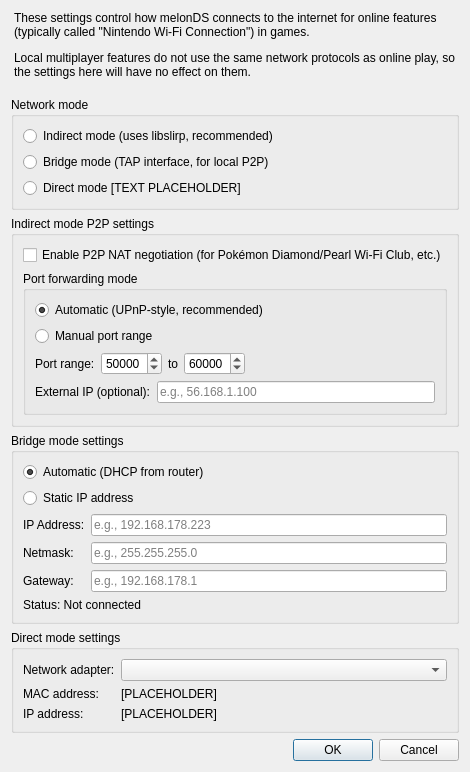
<?xml version="1.0" encoding="UTF-8"?>
<ui version="4.0">
 <class>WifiSettingsDialog</class>
 <widget class="QDialog" name="WifiSettingsDialog">
  <property name="geometry">
   <rect>
    <x>0</x>
    <y>0</y>
    <width>570</width>
    <height>341</height>
   </rect>
  </property>
  <property name="sizePolicy">
   <sizepolicy hsizetype="Fixed" vsizetype="Fixed">
    <horstretch>0</horstretch>
    <verstretch>0</verstretch>
   </sizepolicy>
  </property>
  <property name="windowTitle">
   <string>Wifi settings - melonDS</string>
  </property>
  <layout class="QVBoxLayout" name="verticalLayout">
   <property name="sizeConstraint">
    <enum>QLayout::SetFixedSize</enum>
   </property>
   <item>
    <widget class="QLabel" name="label_4">
     <property name="styleSheet">
      <string notr="true">QLabel {
    margin-bottom: 12px;
}</string>
     </property>
     <property name="text">
      <string>&lt;html&gt;&lt;head/&gt;&lt;body&gt;&lt;p&gt;These settings control how melonDS connects to the internet for online features (typically called &amp;quot;Nintendo Wi-Fi Connection&amp;quot;) in games. &lt;/p&gt;&lt;p&gt;Local multiplayer features do not use the same network protocols as online play, so the settings here will have no effect on them.&lt;/p&gt;&lt;/body&gt;&lt;/html&gt;</string>
     </property>
     <property name="wordWrap">
      <bool>true</bool>
     </property>
     <property name="margin">
      <number>0</number>
     </property>
    </widget>
   </item>
   <item>
    <widget class="QGroupBox" name="groupBox">
     <property name="title">
      <string>Network mode</string>
     </property>
     <layout class="QGridLayout" name="gridLayout">
      <item row="1" column="0">
       <widget class="QRadioButton" name="rbIndirectMode">
        <property name="whatsThis">
         <string>&lt;html&gt;&lt;head/&gt;&lt;body&gt;&lt;p&gt;Indirect mode uses libslirp. It requires no extra setup and is easy to use.&lt;/p&gt;&lt;/body&gt;&lt;/html&gt;</string>
        </property>
        <property name="text">
         <string>Indirect mode (uses libslirp, recommended)</string>
        </property>
       </widget>
      </item>
      <item row="2" column="0">
       <widget class="QRadioButton" name="rbBridgeMode">
        <property name="whatsThis">
         <string>&lt;html&gt;&lt;head/&gt;&lt;body&gt;&lt;p&gt;Bridge mode creates a virtual TAP interface that connects directly to your network. melonDS will appear as a separate device on your LAN with its own IP address (e.g., 192.168.178.223). This allows multiple melonDS instances or other devices to connect via P2P.&lt;/p&gt;&lt;p&gt;&lt;br/&gt;&lt;/p&gt;&lt;p&gt;Requires: Wintun driver on Windows or /dev/net/tun access on Linux.&lt;/p&gt;&lt;/body&gt;&lt;/html&gt;</string>
        </property>
        <property name="text">
         <string>Bridge mode (TAP interface, for local P2P)</string>
        </property>
       </widget>
      </item>
      <item row="3" column="0">
       <widget class="QRadioButton" name="rbDirectMode">
        <property name="whatsThis">
         <string>&lt;html&gt;&lt;head/&gt;&lt;body&gt;&lt;p&gt;Direct mode directly routes network traffic to the host network. It is the most reliable, but requires an ethernet connection.&lt;/p&gt;&lt;p&gt;&lt;br/&gt;&lt;/p&gt;&lt;p&gt;Non-direct mode uses a layer of emulation to get around this, but is more prone to problems.&lt;/p&gt;&lt;/body&gt;&lt;/html&gt;</string>
        </property>
        <property name="text">
         <string>Direct mode [TEXT PLACEHOLDER]</string>
        </property>
       </widget>
      </item>
     </layout>
    </widget>
   </item>
   <item>
    <widget class="QGroupBox" name="groupBox_P2P">
     <property name="title">
      <string>Indirect mode P2P settings</string>
     </property>
     <layout class="QVBoxLayout" name="verticalLayout_P2P">
      <item>
       <widget class="QCheckBox" name="cbEnableP2P">
        <property name="whatsThis">
         <string>&lt;html&gt;&lt;head/&gt;&lt;body&gt;&lt;p&gt;Enables peer-to-peer NAT negotiation for games like Pokémon Diamond/Pearl Wi-Fi Club. This opens dynamic port forwards through libslirp to allow P2P connections.&lt;/p&gt;&lt;/body&gt;&lt;/html&gt;</string>
        </property>
        <property name="text">
         <string>Enable P2P NAT negotiation (for Pokémon Diamond/Pearl Wi-Fi Club, etc.)</string>
        </property>
       </widget>
      </item>
      <item>
       <widget class="QGroupBox" name="groupBoxP2PMode">
        <property name="title">
         <string>Port forwarding mode</string>
        </property>
        <layout class="QVBoxLayout" name="verticalLayoutP2PMode">
         <item>
          <widget class="QRadioButton" name="rbP2PAuto">
           <property name="whatsThis">
            <string>&lt;html&gt;&lt;head/&gt;&lt;body&gt;&lt;p&gt;Automatically detects when the DS opens UDP ports and forwards them dynamically (UPnP-style). Recommended for most users.&lt;/p&gt;&lt;/body&gt;&lt;/html&gt;</string>
           </property>
           <property name="text">
            <string>Automatic (UPnP-style, recommended)</string>
           </property>
           <property name="checked">
            <bool>true</bool>
           </property>
          </widget>
         </item>
         <item>
          <widget class="QRadioButton" name="rbP2PManual">
           <property name="whatsThis">
            <string>&lt;html&gt;&lt;head/&gt;&lt;body&gt;&lt;p&gt;Manually forward a specific port range. Use this if automatic mode doesn't work.&lt;/p&gt;&lt;/body&gt;&lt;/html&gt;</string>
           </property>
           <property name="text">
            <string>Manual port range</string>
           </property>
          </widget>
         </item>
         <item>
          <layout class="QHBoxLayout" name="horizontalLayoutPortRange">
           <item>
            <widget class="QLabel" name="lblPortRangeStart">
             <property name="text">
              <string>Port range:</string>
             </property>
            </widget>
           </item>
           <item>
            <widget class="QSpinBox" name="spinPortRangeStart">
             <property name="minimum">
              <number>1024</number>
             </property>
             <property name="maximum">
              <number>65535</number>
             </property>
             <property name="value">
              <number>50000</number>
             </property>
            </widget>
           </item>
           <item>
            <widget class="QLabel" name="lblPortRangeTo">
             <property name="text">
              <string>to</string>
             </property>
            </widget>
           </item>
           <item>
            <widget class="QSpinBox" name="spinPortRangeEnd">
             <property name="minimum">
              <number>1024</number>
             </property>
             <property name="maximum">
              <number>65535</number>
             </property>
             <property name="value">
              <number>60000</number>
             </property>
            </widget>
           </item>
           <item>
            <spacer name="horizontalSpacerPortRange">
             <property name="orientation">
              <enum>Qt::Horizontal</enum>
             </property>
             <property name="sizeHint" stdset="0">
              <size>
               <width>40</width>
               <height>20</height>
              </size>
             </property>
            </spacer>
           </item>
          </layout>
         </item>
         <item>
          <layout class="QHBoxLayout" name="horizontalLayoutExternalIP">
           <item>
            <widget class="QLabel" name="lblExternalIP">
             <property name="text">
              <string>External IP (optional):</string>
             </property>
            </widget>
           </item>
           <item>
            <widget class="QLineEdit" name="txtExternalIP">
             <property name="whatsThis">
              <string>&lt;html&gt;&lt;head/&gt;&lt;body&gt;&lt;p&gt;Your public IP address (e.g., 56.168.1.100). Leave empty for automatic detection. Required for P2P connections when automatic detection fails.&lt;/p&gt;&lt;/body&gt;&lt;/html&gt;</string>
             </property>
             <property name="placeholderText">
              <string>e.g., 56.168.1.100</string>
             </property>
            </widget>
           </item>
          </layout>
         </item>
        </layout>
       </widget>
      </item>
     </layout>
    </widget>
   </item>
   <item>
    <widget class="QGroupBox" name="groupBox_Bridge">
     <property name="title">
      <string>Bridge mode settings</string>
     </property>
     <layout class="QVBoxLayout" name="verticalLayout_Bridge">
      <item>
       <widget class="QRadioButton" name="rbBridgeDHCP">
        <property name="whatsThis">
         <string>&lt;html&gt;&lt;head/&gt;&lt;body&gt;&lt;p&gt;Automatically obtain IP address from your router via DHCP (recommended).&lt;/p&gt;&lt;/body&gt;&lt;/html&gt;</string>
        </property>
        <property name="text">
         <string>Automatic (DHCP from router)</string>
        </property>
        <property name="checked">
         <bool>true</bool>
        </property>
       </widget>
      </item>
      <item>
       <widget class="QRadioButton" name="rbBridgeStatic">
        <property name="whatsThis">
         <string>&lt;html&gt;&lt;head/&gt;&lt;body&gt;&lt;p&gt;Manually configure a static IP address. Make sure the IP is not in your router's DHCP range to avoid conflicts.&lt;/p&gt;&lt;/body&gt;&lt;/html&gt;</string>
        </property>
        <property name="text">
         <string>Static IP address</string>
        </property>
       </widget>
      </item>
      <item>
       <layout class="QFormLayout" name="formLayoutBridge">
        <item row="0" column="0">
         <widget class="QLabel" name="lblBridgeIP">
          <property name="text">
           <string>IP Address:</string>
          </property>
         </widget>
        </item>
        <item row="0" column="1">
         <widget class="QLineEdit" name="txtBridgeIP">
          <property name="placeholderText">
           <string>e.g., 192.168.178.223</string>
          </property>
         </widget>
        </item>
        <item row="1" column="0">
         <widget class="QLabel" name="lblBridgeNetmask">
          <property name="text">
           <string>Netmask:</string>
          </property>
         </widget>
        </item>
        <item row="1" column="1">
         <widget class="QLineEdit" name="txtBridgeNetmask">
          <property name="placeholderText">
           <string>e.g., 255.255.255.0</string>
          </property>
         </widget>
        </item>
        <item row="2" column="0">
         <widget class="QLabel" name="lblBridgeGateway">
          <property name="text">
           <string>Gateway:</string>
          </property>
         </widget>
        </item>
        <item row="2" column="1">
         <widget class="QLineEdit" name="txtBridgeGateway">
          <property name="placeholderText">
           <string>e.g., 192.168.178.1</string>
          </property>
         </widget>
        </item>
       </layout>
      </item>
      <item>
       <widget class="QLabel" name="lblBridgeStatus">
        <property name="text">
         <string>Status: Not connected</string>
        </property>
       </widget>
      </item>
     </layout>
    </widget>
   </item>
   <item>
    <widget class="QGroupBox" name="groupBox_3">
     <property name="title">
      <string>Direct mode settings</string>
     </property>
     <layout class="QGridLayout" name="gridLayout_3">
      <item row="3" column="1">
       <widget class="QLabel" name="lblAdapterIP">
        <property name="text">
         <string>[PLACEHOLDER]</string>
        </property>
       </widget>
      </item>
      <item row="2" column="0">
       <widget class="QLabel" name="label_2">
        <property name="text">
         <string>MAC address:</string>
        </property>
       </widget>
      </item>
      <item row="1" column="1">
       <widget class="QComboBox" name="cbxDirectAdapter">
        <property name="sizePolicy">
         <sizepolicy hsizetype="Expanding" vsizetype="Fixed">
          <horstretch>0</horstretch>
          <verstretch>0</verstretch>
         </sizepolicy>
        </property>
        <property name="minimumSize">
         <size>
          <width>300</width>
          <height>0</height>
         </size>
        </property>
        <property name="whatsThis">
         <string>&lt;html&gt;&lt;head/&gt;&lt;body&gt;&lt;p&gt;Selects the network adapter through which to route network traffic under direct mode.&lt;/p&gt;&lt;/body&gt;&lt;/html&gt;</string>
        </property>
       </widget>
      </item>
      <item row="1" column="0">
       <widget class="QLabel" name="label">
        <property name="text">
         <string>Network adapter:</string>
        </property>
       </widget>
      </item>
      <item row="2" column="1">
       <widget class="QLabel" name="lblAdapterMAC">
        <property name="text">
         <string>[PLACEHOLDER]</string>
        </property>
       </widget>
      </item>
      <item row="3" column="0">
       <widget class="QLabel" name="label_3">
        <property name="text">
         <string>IP address:</string>
        </property>
       </widget>
      </item>
     </layout>
    </widget>
   </item>
   <item>
    <widget class="QDialogButtonBox" name="buttonBox">
     <property name="orientation">
      <enum>Qt::Horizontal</enum>
     </property>
     <property name="standardButtons">
      <set>QDialogButtonBox::Cancel|QDialogButtonBox::Ok</set>
     </property>
    </widget>
   </item>
  </layout>
 </widget>
 <resources/>
 <connections>
  <connection>
   <sender>buttonBox</sender>
   <signal>accepted()</signal>
   <receiver>WifiSettingsDialog</receiver>
   <slot>accept()</slot>
   <hints>
    <hint type="sourcelabel">
     <x>248</x>
     <y>254</y>
    </hint>
    <hint type="destinationlabel">
     <x>157</x>
     <y>274</y>
    </hint>
   </hints>
  </connection>
  <connection>
   <sender>buttonBox</sender>
   <signal>rejected()</signal>
   <receiver>WifiSettingsDialog</receiver>
   <slot>reject()</slot>
   <hints>
    <hint type="sourcelabel">
     <x>316</x>
     <y>260</y>
    </hint>
    <hint type="destinationlabel">
     <x>286</x>
     <y>274</y>
    </hint>
   </hints>
  </connection>
 </connections>
</ui>
